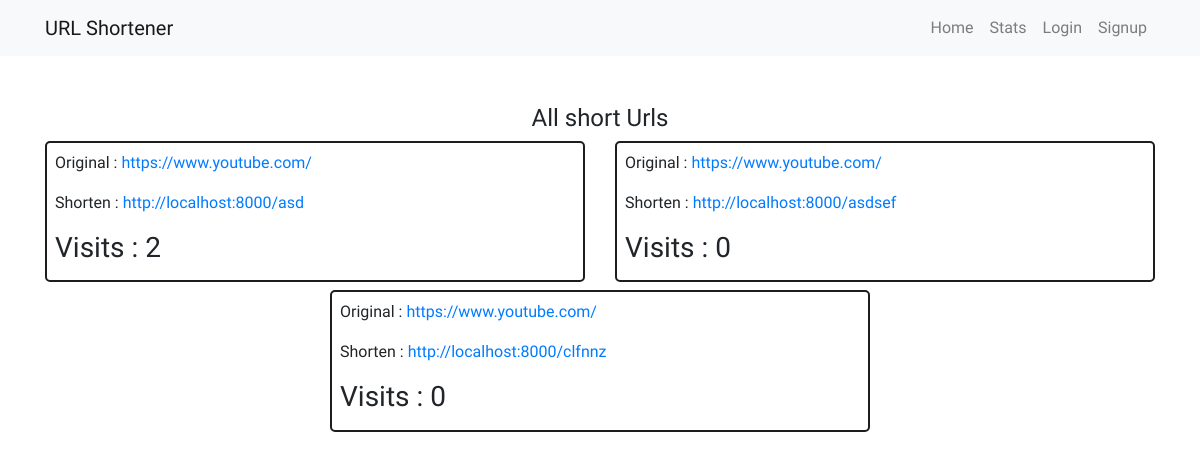
Page /stats/ on the earlier database version.
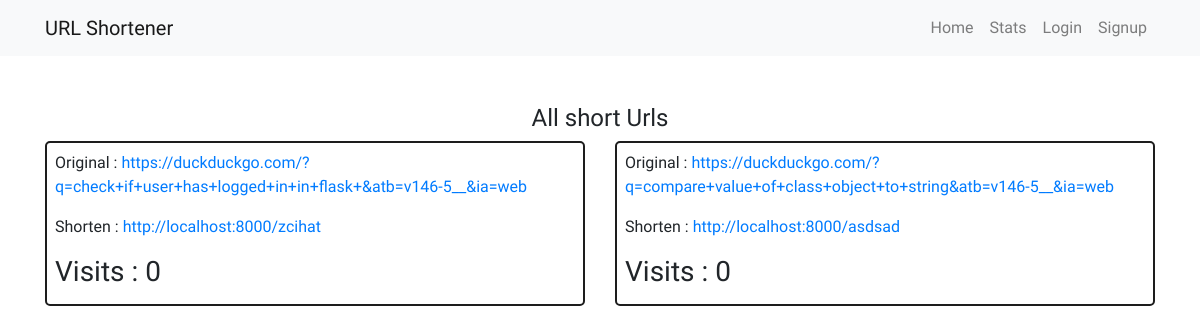
Same page on the later database version.
### urlhandler/models.py (models this page shows)
class  shorturl(models.Model):
    orginal_url  = models.URLField(blank=False)
    short_query  = models.CharField(blank=False, max_length = 8)
    vists = models.IntegerField(default=0)
    user = models.ForeignKey(User, on_delete= models.CASCADE)

### urlhandler/views.py (the view)
# urls.py: path('stats/', stats,name = 'stats'),
def stats(request):
    urls = shorturl.objects.filter()
    return render(request, 'stats.html', {'urls': urls})

### templates/stats.html (shortened to what this page needs)
{% extends 'navbar.html' %}
{% block content %}
<div class="container my-4">
    <div class="row">
        <div class="col-12 text-center">
            <h4>All short Urls</h4>
        </div>
    </div>
    <div class="row justify-content-between">
        {% for u in urls %}
        <div class="col-10 col-sm-10 col-md-6 mb-2 mx-auto">
            <div style="overflow: hidden;" class="customcontainer p-2">
                <p style="text-overflow: ellipsis;">Original : <a href="{{ u.orginal_url }}" target="_blank"
                        class="card-link">{{ u.orginal_url }}</a>
                </p>
                <p>Shorten : <a href="http://localhost:8000/{{ u.short_query }}" target="_blank"
                        class="card-link">http://localhost:8000/{{ u.short_query }}</a></p>
                <div class="row justify-content-between">
                    <div class="col-6 col-sm-6 ">
                        <h3>Visits : {{ u.vists }} </h3>
                    </div>
                    <div class="col-4">
                    </div>
                </div>
            </div>
        </div>
        {% endfor %}
    </div>
</div>
</body>
</html>
{% endblock %}

### templates/navbar.html (shortened to what this page needs)
<!DOCTYPE html>
<html lang="en">
<head>
  <link rel="stylesheet" href="https://stackpath.bootstrapcdn.com/bootstrap/4.5.0/css/bootstrap.min.css"
>
</head>
<body>
  <nav class="navbar navbar-expand-lg navbar-light bg-light">
    <div class="container">
      <a class="navbar-brand" href="{% url 'home' %}">URL Shortener</a>
      <div class="collapse navbar-collapse" id="navbarNavDropdown">
        <ul class="navbar-nav ml-auto">
          <li class="nav-item">
            <a class="nav-link" href="{% url 'home' %}">Home</a>
          </li>
          <li class="nav-item">
            <a class="nav-link" href="{% url 'stats' %}">Stats</a>
          </li>
          {% if user.is_authenticated %}
          <li class="nav-item">
            <a class="nav-link" href="{% url 'dashboard' %} ">Dashboard</a>
          </li>
          <li class="nav-item">
            <a class="nav-link" href="{% url 'logout' %} ">Logout</a>
          </li>
          {% else %}
          <li class="nav-item">
            <a class="nav-link" href="{% url 'login' %} ">Login</a>
          </li>
          <li class="nav-item">
            <a class="nav-link" href="{% url 'signup' %} ">Signup</a>
          </li>
          {% endif %}
        </ul>
      </div>
    </div>
  </nav>
  <br>
  {% block content %} {% endblock %}

### templates/navbar.html (style rules this page uses)
body { font-family: 'Baloo Thambi 2', cursive; }

### templates/stats.html (style rules this page uses)
.customcontainer { min-width: 100%; border: 2px solid #1d1d1d; border-radius: 5px; max-width: 100%; height: 100%; }

Differences in the rows shown:
removed shorturl: orginal_url "https://www.youtube.com/", short_query "asd", vists "2"
removed shorturl: orginal_url "https://www.youtube.com/", short_query "asdsef", vists "0"
removed shorturl: orginal_url "https://www.youtube.com/", short_query "clfnnz", vists "0"
added shorturl: orginal_url "https://duckduckgo.com/?q=check+if+user+has+logged+in+in+flask+&atb=v146-5__&ia=web", short_query "zcihat", vists "0"
added shorturl: orginal_url "https://duckduckgo.com/?q=compare+value+of+class+object+to+string&atb=v146-5__&ia=web", short_query "asdsad", vists "0"
